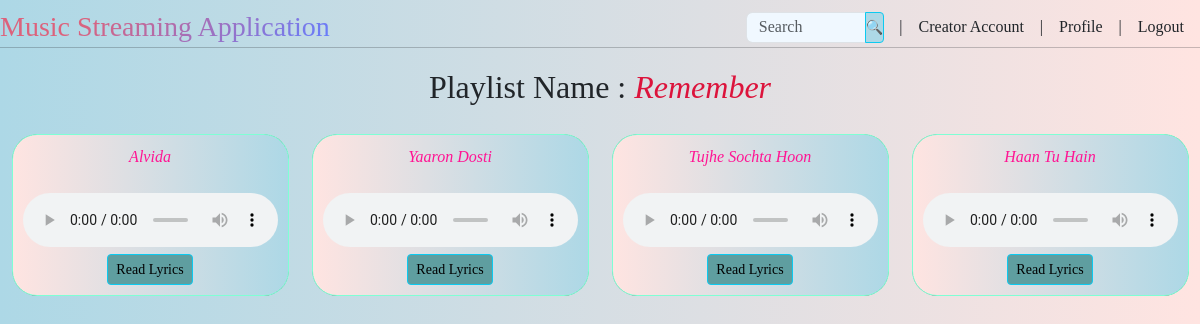
The app's page /user/playlist/1 (signed in) with its own data.
### app.py (models this page shows)
class Playlist(db.Model):
    __tablename__ = 'playlists'
    id = db.Column(db.Integer, primary_key=True)
    name = db.Column(db.String, nullable=False, unique=True)
    user_id = db.Column(db.Integer, db.ForeignKey('users.id'), nullable=False)
    songs_in_playlist = db.relationship('Songs_in_Playlist', backref='playlist', lazy=True)
    __table_args__ = (UniqueConstraint('name', 'user_id', name='playlist_user'),)

class Songs(db.Model):
    __tablename__ = 'songs'
    id = db.Column(db.Integer, primary_key=True)
    title = db.Column(db.String, nullable=False)
    singer = db.Column(db.String, nullable=False)
    date = db.Column(db.String, nullable=False)
    lyrics = db.Column(db.String, nullable=False)
    genre = db.Column(db.String, nullable=False)
    filename = db.Column(db.String, nullable=False)
    user_id = db.Column(db.Integer, db.ForeignKey('users.id'))
    __table_args__ = (UniqueConstraint('title', 'singer', name='unique_singer_title'),)

### app.py (the view)
    @app.route('/user/playlist/<id>', methods=['GET'])
    @login_required
    def view_playlist(id):
        playlist = Playlist.query.get(id)
        songs_in_playlist = Songs_in_Playlist.query.filter_by(playlist_id=id).all()
        songs = [song_in_playlist.song for song_in_playlist in songs_in_playlist]
        return render_template('view_playlist.html', playlist=playlist, songs=songs)

### app.py (called while the page is built)
@login_manager.user_loader
def load_user(user_id):
    return Users.query.get(int(user_id))

### templates/view_playlist.html (shortened to what this page needs)
<!DOCTYPE html>
<html lang="en">
  <head>
    <link
      href="https://cdn.jsdelivr.net/npm/bootstrap@5.3.2/dist/css/bootstrap.min.css"
      rel="stylesheet"
/>
    <link rel="stylesheet" href="/static/styles/songs.css" />
  </head>
  <body>
    <div class="header">
      <h3>Music Streaming Application</h3>
      <ul class="nav">
        <li class="nav-item">
          <form class="input-group" method="POST", action="{{ url_for('search') }}">
            <input type="search" name="search" class="form-control" style="width: 120px; margin:0px;"
            placeholder="Search"/>
            <input type="submit" class="btn btn-info btn-sm" value="🔍" style="height: 31px;
            padding: 0px; background-color: lightblue; margin-right:15px;"/>
          </form>
        </li>
        |
        <li class="nav-item">
          {% if current_user.is_authenticated and current_user.creator %}
            {% if current_user.songs %}
              <a class="nav-link" href="{{ url_for('creator_dash') }}">Creator Account</a>
            {% else %}
              <a class="nav-link" href="{{ url_for('new_creator') }}">Creator Account</a>
            {% endif %}
          {% else %}
            <a class="nav-link" href="{{ url_for('register_creator') }}">Creator Account</a>
          {% endif %}
        </li>
        |
        <li class="nav-item">
          <a class="nav-link" href="{{ url_for('user_dash') }}">Profile</a>
        </li>
        |
        <li class="nav-item">
          <a class="nav-link" href="{{ url_for('logout') }}">Logout</a>
        </li>
      </ul>
    </div>
    <hr />
    <h2>Playlist Name : <em style="color: crimson;">{{playlist.name}}</em></h2>
    <div class="blox">
          {% for song in songs %}
            <div class="box-sm">
              <em>{{ song.title }}</em><br /><br />
              <audio controls>
                <source src="{{ url_for('static', filename='audio/' + song.filename) }}" type="audio/mpeg">
              </audio><br />
              <a href="{{ url_for('song_details', id=song.id) }}" class="btn btn-info btn-sm">Read Lyrics</a>
            </div>
          {% endfor %}
        </div>
  </body>
</html>

### static/styles/songs.css (style rules this page uses)
body { font-family: cursive; background-color: mintcream; background: linear-gradient(to right, lightblue, mistyrose); padding-top: 7px }
h3 { margin:0 auto; text-align:left; margin-left: 0px; }
.nav-link { color: inherit; text-decoration: none; }
.form-control { padding-top: 6px; margin-top: 6px; height: 31px; background-color: aliceblue; }
.box-sm { color: deeppink; background-image: linear-gradient(to right, mistyrose, lightblue); background-color: black; border: 1px solid aquamarine; padding: 10px; text-align: center; border-radius: 25px; margin-top: 20px; margin-left: 8px; margin-right: 8px; }
audio { width: 255px; }
.btn { background: cadetblue; }
hr { margin-top: auto; margin-bottom: 20px; }
.nav { display: flex; align-items: center; justify-content: flex-end; }
.header { display: flex; justify-content: center; align-items: center; }
.blox { display: flex; flex-wrap: wrap; justify-content: space-around; }
h2 { text-align: center; }
h3 { background: -webkit-linear-gradient(315deg,#dc627c 25%,#647eff); background-clip: text; -webkit-background-clip: text; -webkit-text-fill-color: transparent; }

### records on screen
Playlist: name "Remember"
Songs: title "Alvida"
Songs: title "Yaaron Dosti"
Songs: title "Tujhe Sochta Hoon"
Songs: title "Haan Tu Hain"
